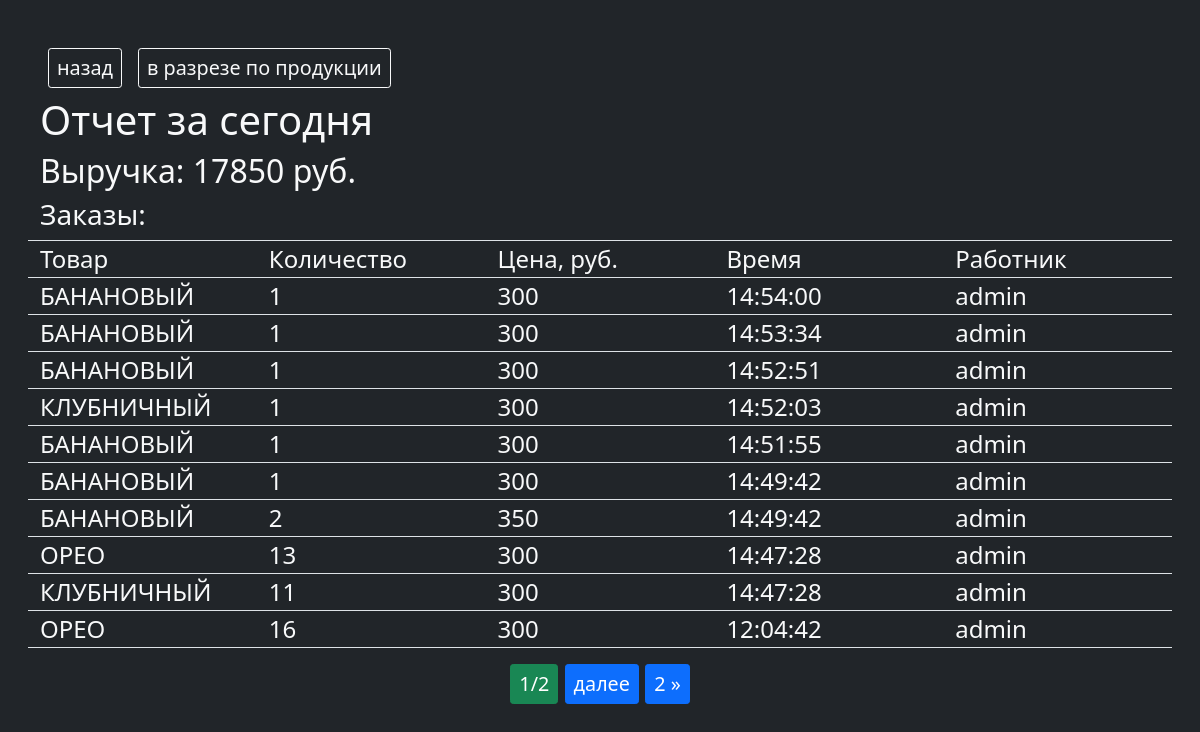
The app's page /report/, older data.
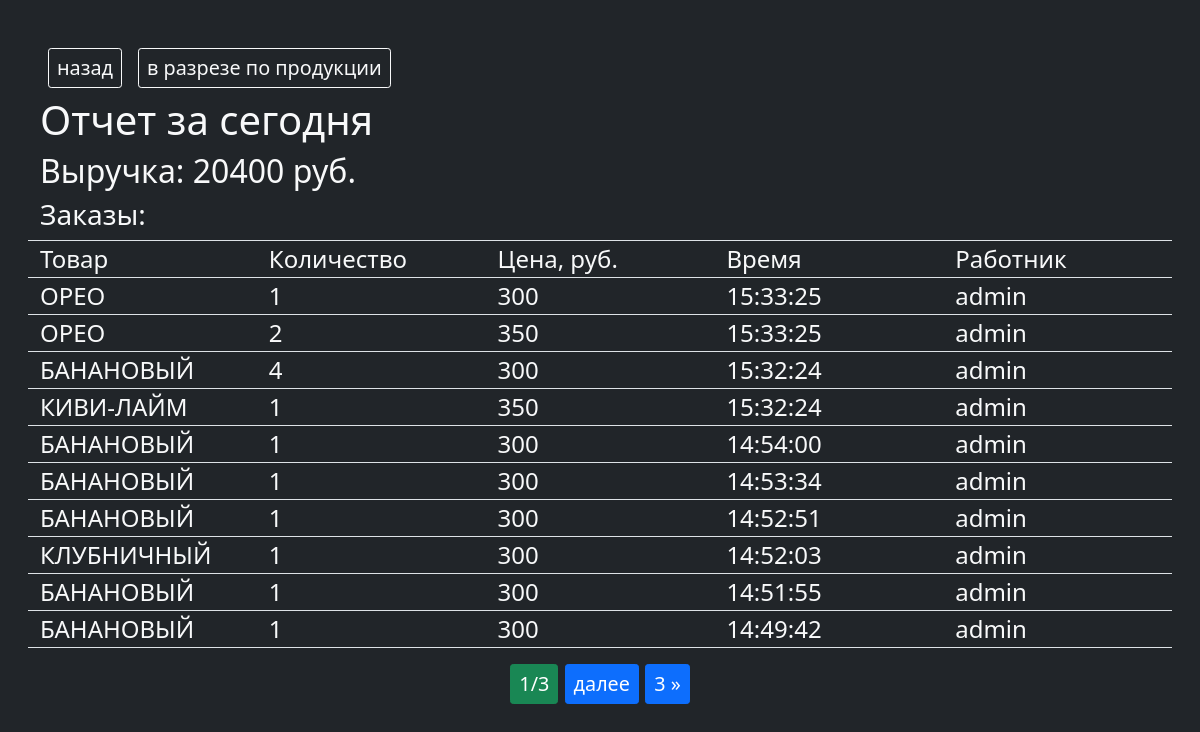
The same page, newer data.
### main/models.py (models this page shows, shortened)
class Order(models.Model):
    product = models.ForeignKey(Product, verbose_name='товар', on_delete=models.DO_NOTHING)
    quantity = models.IntegerField('кол-во',default=1)
    created_at = models.DateTimeField('время заказа',auto_now=True)
    user = models.ForeignKey(User, verbose_name='пользователь',on_delete=models.DO_NOTHING)
    class Meta:
        verbose_name = 'заказ'
        verbose_name_plural = 'заказы'
        ordering = ['-created_at']

class Product(models.Model):
    group = models.ForeignKey(CupGroup, verbose_name='группа', on_delete=models.CASCADE, related_name='group_products')
    size = models.ForeignKey(CupSize, verbose_name='размер', on_delete=models.CASCADE, related_name='size_products', blank=True, null=True)
    name = models.CharField('название', max_length=50)
    description = models.TextField('описание')
    price = models.PositiveIntegerField(verbose_name='цена за ед', default=300)
    order_p = models.PositiveSmallIntegerField('порядок', default=0)
    class Meta:
        verbose_name = 'товар'
        verbose_name_plural = 'товары'
        ordering = ['group','order_p']

### main/views.py (the view)
# urls.py: path('report/', report, name='report'),
def report(request):
    today = timezone.localtime(timezone.now()).date()
    orders = Order.objects.filter(created_at__date=today)
    product_quantities = (
                            orders.values('product__name','product__size__name')  # Группируем по полю 'product'
                            .annotate(
                                total_quantity=Sum('quantity'),
                                total_revenue=Sum(F('quantity') * F('product__price'))
                                )  # Суммируем количество
                            .order_by('-total_quantity')
                        )
    paginator = Paginator(orders, 10)
    page_number = request.GET.get("page")
    page_obj = paginator.get_page(page_number)
    total_revenue = orders.aggregate(total=Sum(F('quantity') * F('product__price')))['total'] or 0
    context = {
        'title':'отчет',
        'page_obj':page_obj,
        'total_revenue':total_revenue,
        'product_quantities':product_quantities,
     }
    return render(request,'report.html', context)

### templates/report.html (shortened to what this page needs)
{% extends 'base.html' %}
{% load tz %}
{% block main %}
<div class="d-flex">
  <a href="{% url 'main' %}" class="m-2 btn btn-sm btn-outline-light">назад</a>
  <button class="m-2 btn btn-sm btn-outline-light" id="cut">в разрезе по продукции</button>
</div>
<h1>Отчет за сегодня</h1>
    <h2>Выручка: {{ total_revenue }} руб.</h2>
    <h3>Заказы:</h3>
    <div class="row border-top border-bottom">
      <div class="col">Товар</div>
      <div class="col">Количество</div>
      <div class="col">Цена, руб.</div>
      <div class="col">Время</div>
      <div class="col">Работник</div>
    </div>
    {% for order in page_obj %}
      <div class="row border-bottom">
        <div class="col">{{ order.product.name }}</div>
        <div class="col">{{ order.quantity }}</div>
        <div class="col">{{ order.product.price }}</div>
        <div class="col">{{ order.created_at|date:"H:i:s" }}</div>
        <div class="col" title="{{order.user.get_full_name}}">{{ order.user }}</div>
      </div>
    {% empty %}
      <p>Нет заказов за сегодня.</p>
    {% endfor %}
    <div class="pagination justify-content-center mt-3 mb-3">
          <span class="step-links">
              <span class="current btn btn-sm btn-success">
                  {{ page_obj.number }}/{{ page_obj.paginator.num_pages }}
              </span>
              {% if page_obj.has_next %}
                  <a href="?page={{ page_obj.next_page_number }}" class="btn btn-sm btn-primary">далее</a>
                  <a href="?page={{ page_obj.paginator.num_pages }}" class="btn btn-sm btn-primary">{{ page_obj.paginator.num_pages }} &raquo;</a>
              {% endif %}
          </span>
        </div>
{% endblock %}

### templates/base.html (shortened to what this page needs)
{% load static %}
<!DOCTYPE html>
<html lang="ru">
<head>
    <link rel="stylesheet" href="{% static 'style.css' %}" >
    <link rel="stylesheet" href="{% static 'phone.css' %}" media="screen and (min-width: 900px)">
    <link href="https://cdn.jsdelivr.net/npm/bootstrap@5.0.2/dist/css/bootstrap.min.css" rel="stylesheet">
</head>
<body class="bg-dark text-light">
<main>
    {% block main %}
    {% endblock %}
</main>
</body>
</html>

### static/style.css (style rules this page uses)
body { font-family: "Finder"; height: 100%; font-size: 24px!important; margin: 40px!important; }
.btn { font-size: 1em!important; }
main { max-width: 1440px; margin: auto; }

### templates/report.html (style rules this page uses)
.btn { font-size: 0.825em!important; }
.col { text-align: start; }

Row changes from the older to the newer data that the page shows:
no longer on this page (row unchanged): Order: product.name "БАНАНОВЫЙ", quantity "2", product.price "350", created_at "14:49:42", user "admin"
no longer on this page (row unchanged): Order: product.name "ОРЕО", quantity "13", product.price "300", created_at "14:47:28", user "admin"
no longer on this page (row unchanged): Order: product.name "КЛУБНИЧНЫЙ", quantity "11", product.price "300", created_at "14:47:28", user "admin"
no longer on this page (row unchanged): Order: product.name "ОРЕО", quantity "16", product.price "300", created_at "12:04:42", user "admin"
added Order: product.name "ОРЕО", quantity "1", product.price "300", created_at "15:33:25", user "admin"
added Order: product.name "ОРЕО", quantity "2", product.price "350", created_at "15:33:25", user "admin"
added Order: product.name "БАНАНОВЫЙ", quantity "4", product.price "300", created_at "15:32:24", user "admin"
added Order: product.name "КИВИ-ЛАЙМ", quantity "1", product.price "350", created_at "15:32:24", user "admin"
Text that changed along with them:
{{ total_revenue }}: "17850" → "20400"
{{ page_obj.paginator.num_pages }}: "2" → "3"
